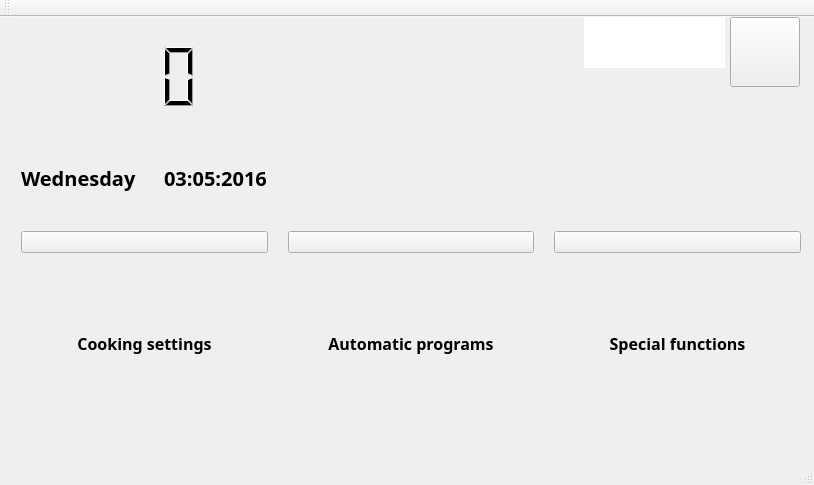
<?xml version="1.0" encoding="UTF-8"?>
<ui version="4.0">
 <class>MainWindow</class>
 <widget class="QMainWindow" name="MainWindow">
  <property name="geometry">
   <rect>
    <x>0</x>
    <y>0</y>
    <width>814</width>
    <height>485</height>
   </rect>
  </property>
  <property name="windowTitle">
   <string>MainWindow</string>
  </property>
  <widget class="QWidget" name="centralWidget">
   <widget class="QGraphicsView" name="graphicsView">
    <property name="geometry">
     <rect>
      <x>584</x>
      <y>0</y>
      <width>141</width>
      <height>51</height>
     </rect>
    </property>
    <property name="sizePolicy">
     <sizepolicy hsizetype="Expanding" vsizetype="Expanding">
      <horstretch>0</horstretch>
      <verstretch>0</verstretch>
     </sizepolicy>
    </property>
    <property name="frameShape">
     <enum>QFrame::NoFrame</enum>
    </property>
   </widget>
   <widget class="QPushButton" name="pushButton">
    <property name="geometry">
     <rect>
      <x>730</x>
      <y>0</y>
      <width>70</width>
      <height>70</height>
     </rect>
    </property>
    <property name="text">
     <string/>
    </property>
   </widget>
   <widget class="QWidget" name="layoutWidget">
    <property name="geometry">
     <rect>
      <x>10</x>
      <y>0</y>
      <width>791</width>
      <height>421</height>
     </rect>
    </property>
    <layout class="QVBoxLayout" name="verticalLayout_5">
     <property name="rightMargin">
      <number>0</number>
     </property>
     <item>
      <layout class="QVBoxLayout" name="verticalLayout_4">
       <item>
        <layout class="QHBoxLayout" name="horizontalLayout_3">
         <item>
          <widget class="QLCDNumber" name="lcdNumber">
           <property name="enabled">
            <bool>true</bool>
           </property>
           <property name="font">
            <font>
             <family>MS Serif</family>
             <pointsize>10</pointsize>
             <weight>50</weight>
             <italic>false</italic>
             <bold>false</bold>
             <underline>false</underline>
             <strikeout>false</strikeout>
            </font>
           </property>
           <property name="frameShape">
            <enum>QFrame::NoFrame</enum>
           </property>
           <property name="frameShadow">
            <enum>QFrame::Raised</enum>
           </property>
          </widget>
         </item>
         <item>
          <spacer name="horizontalSpacer_2">
           <property name="orientation">
            <enum>Qt::Horizontal</enum>
           </property>
           <property name="sizeType">
            <enum>QSizePolicy::Fixed</enum>
           </property>
           <property name="sizeHint" stdset="0">
            <size>
             <width>600</width>
             <height>20</height>
            </size>
           </property>
          </spacer>
         </item>
        </layout>
       </item>
       <item>
        <layout class="QHBoxLayout" name="horizontalLayout_2">
         <item>
          <widget class="QLabel" name="daylabel">
           <property name="font">
            <font>
             <family>Agency FB</family>
             <pointsize>15</pointsize>
             <weight>75</weight>
             <bold>true</bold>
            </font>
           </property>
           <property name="text">
            <string>Wednesday</string>
           </property>
          </widget>
         </item>
         <item>
          <widget class="QLabel" name="datelabel">
           <property name="font">
            <font>
             <family>Agency FB</family>
             <pointsize>15</pointsize>
             <weight>75</weight>
             <bold>true</bold>
            </font>
           </property>
           <property name="text">
            <string>03:05:2016</string>
           </property>
          </widget>
         </item>
         <item>
          <spacer name="horizontalSpacer">
           <property name="orientation">
            <enum>Qt::Horizontal</enum>
           </property>
           <property name="sizeType">
            <enum>QSizePolicy::Fixed</enum>
           </property>
           <property name="sizeHint" stdset="0">
            <size>
             <width>500</width>
             <height>20</height>
            </size>
           </property>
          </spacer>
         </item>
        </layout>
       </item>
      </layout>
     </item>
     <item>
      <layout class="QHBoxLayout" name="horizontalLayout">
       <property name="spacing">
        <number>20</number>
       </property>
       <property name="leftMargin">
        <number>0</number>
       </property>
       <property name="rightMargin">
        <number>0</number>
       </property>
       <item>
        <layout class="QVBoxLayout" name="verticalLayout">
         <item>
          <widget class="QPushButton" name="pushButton_1">
           <property name="sizePolicy">
            <sizepolicy hsizetype="Preferred" vsizetype="Fixed">
             <horstretch>0</horstretch>
             <verstretch>0</verstretch>
            </sizepolicy>
           </property>
           <property name="mouseTracking">
            <bool>false</bool>
           </property>
           <property name="text">
            <string/>
           </property>
          </widget>
         </item>
         <item>
          <widget class="QLabel" name="label_1">
           <property name="sizePolicy">
            <sizepolicy hsizetype="Minimum" vsizetype="Minimum">
             <horstretch>0</horstretch>
             <verstretch>0</verstretch>
            </sizepolicy>
           </property>
           <property name="font">
            <font>
             <family>Arial Rounded MT Bold</family>
             <pointsize>12</pointsize>
             <weight>75</weight>
             <bold>true</bold>
            </font>
           </property>
           <property name="text">
            <string>Cooking settings</string>
           </property>
           <property name="alignment">
            <set>Qt::AlignCenter</set>
           </property>
          </widget>
         </item>
        </layout>
       </item>
       <item>
        <layout class="QVBoxLayout" name="verticalLayout_2">
         <item>
          <widget class="QPushButton" name="pushButton_2">
           <property name="sizePolicy">
            <sizepolicy hsizetype="Preferred" vsizetype="Fixed">
             <horstretch>0</horstretch>
             <verstretch>0</verstretch>
            </sizepolicy>
           </property>
           <property name="text">
            <string/>
           </property>
          </widget>
         </item>
         <item>
          <widget class="QLabel" name="label_2">
           <property name="sizePolicy">
            <sizepolicy hsizetype="Minimum" vsizetype="Minimum">
             <horstretch>0</horstretch>
             <verstretch>0</verstretch>
            </sizepolicy>
           </property>
           <property name="font">
            <font>
             <family>Arial Rounded MT Bold</family>
             <pointsize>12</pointsize>
             <weight>75</weight>
             <bold>true</bold>
            </font>
           </property>
           <property name="text">
            <string>Automatic programs</string>
           </property>
           <property name="scaledContents">
            <bool>false</bool>
           </property>
           <property name="alignment">
            <set>Qt::AlignCenter</set>
           </property>
          </widget>
         </item>
        </layout>
       </item>
       <item>
        <layout class="QVBoxLayout" name="verticalLayout_3">
         <item>
          <widget class="QPushButton" name="pushButton_3">
           <property name="sizePolicy">
            <sizepolicy hsizetype="Minimum" vsizetype="Fixed">
             <horstretch>0</horstretch>
             <verstretch>0</verstretch>
            </sizepolicy>
           </property>
           <property name="text">
            <string/>
           </property>
          </widget>
         </item>
         <item>
          <widget class="QLabel" name="label_3">
           <property name="sizePolicy">
            <sizepolicy hsizetype="Minimum" vsizetype="Minimum">
             <horstretch>0</horstretch>
             <verstretch>0</verstretch>
            </sizepolicy>
           </property>
           <property name="font">
            <font>
             <family>Arial Rounded MT Bold</family>
             <pointsize>12</pointsize>
             <weight>75</weight>
             <bold>true</bold>
            </font>
           </property>
           <property name="text">
            <string>Special functions</string>
           </property>
           <property name="alignment">
            <set>Qt::AlignCenter</set>
           </property>
          </widget>
         </item>
        </layout>
       </item>
      </layout>
     </item>
    </layout>
   </widget>
   <zorder>layoutWidget</zorder>
   <zorder>graphicsView</zorder>
   <zorder>pushButton</zorder>
  </widget>
  <widget class="QToolBar" name="mainToolBar">
   <attribute name="toolBarArea">
    <enum>TopToolBarArea</enum>
   </attribute>
   <attribute name="toolBarBreak">
    <bool>false</bool>
   </attribute>
  </widget>
  <widget class="QStatusBar" name="statusBar"/>
 </widget>
 <layoutdefault spacing="6" margin="11"/>
 <resources/>
 <connections/>
</ui>
